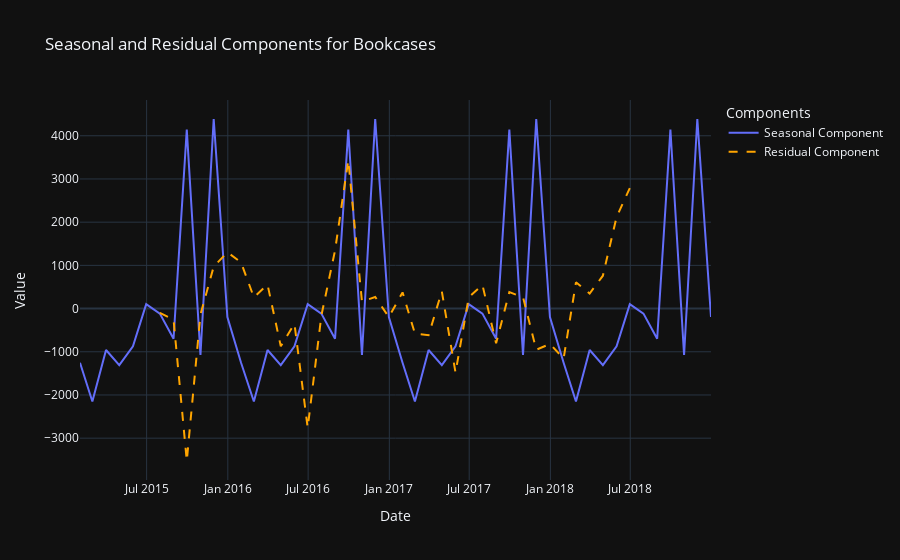
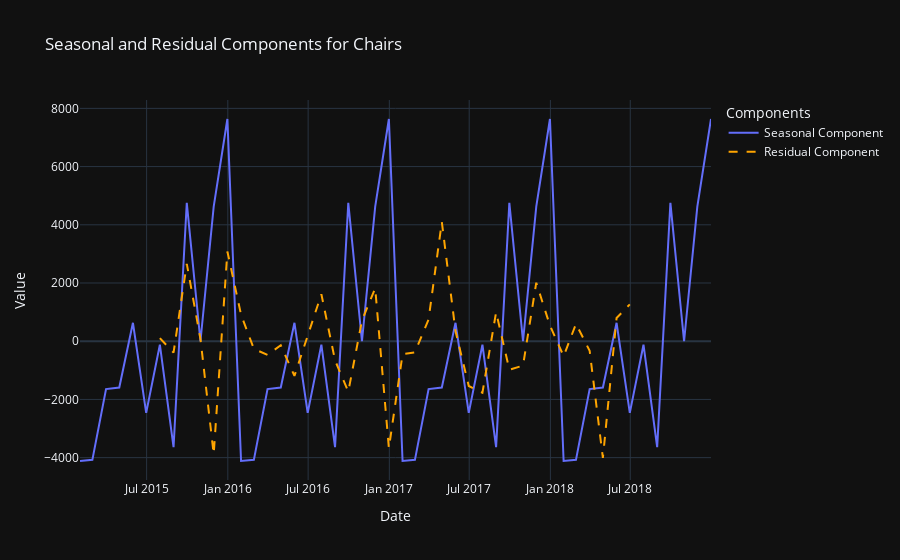
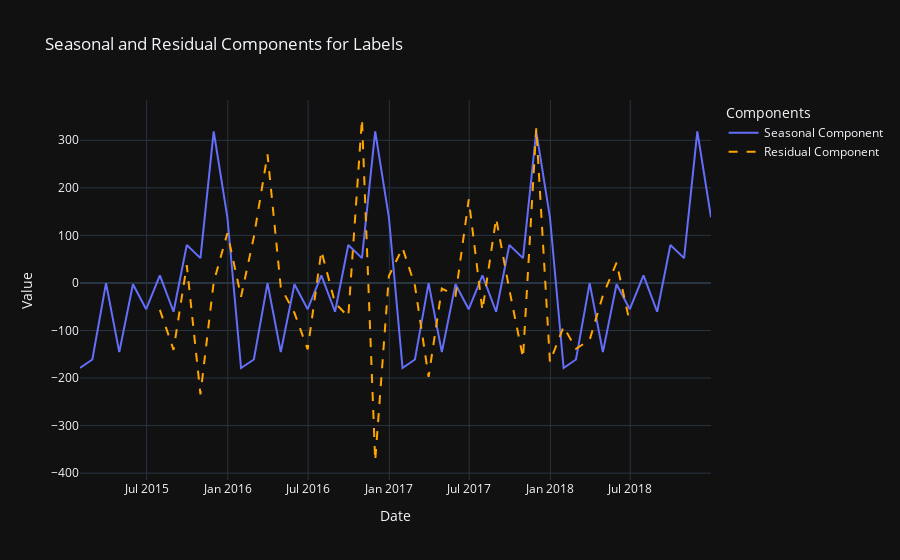
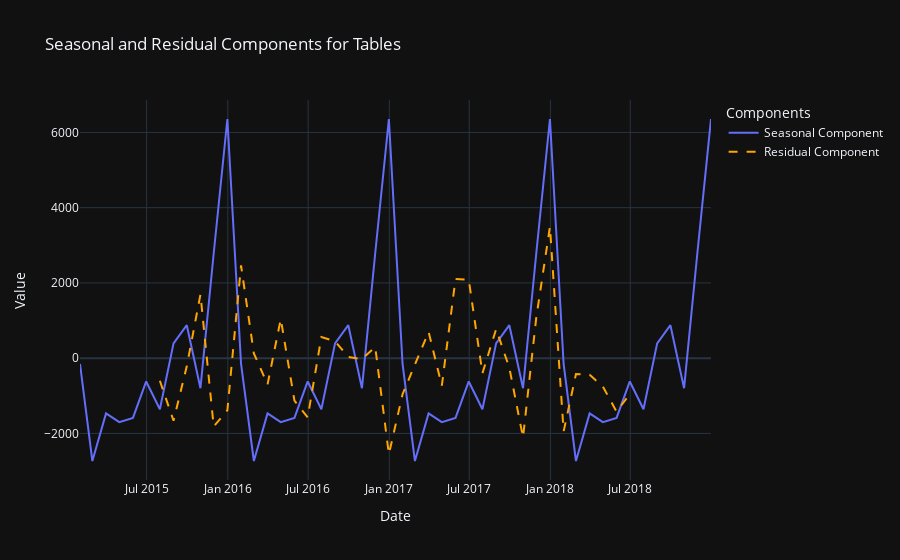

These figures' notebook cell, in order:
### Code cell
import pandas as pd
import statsmodels.api as sm
import plotly.graph_objs as go

# Load the dataset
file_path = 'C:\\Users\\loydt\\Downloads\\Projects\\Superstore Sales Dataset.xlsx'
data = pd.read_excel(file_path)

# Convert the 'Order Date' column to datetime
data['Order Date'] = pd.to_datetime(data['Order Date'], format='%d/%m/%Y', errors='coerce')

# Set 'Order Date' as the index
data.set_index('Order Date', inplace=True)

# List of unique sub-categories
sub_categories = ['Bookcases', 'Chairs', 'Labels', 'Tables', 'Storage', 'Furnishings', 
                  'Art', 'Phones', 'Binders', 'Appliances', 'Paper', 'Accessories', 
                  'Envelopes', 'Fasteners', 'Supplies', 'Machines', 'Copiers']

# Loop through each sub-category to create individual charts
for sub_category in sub_categories:
    # Filter data for the current sub-category
    sub_category_data = data[data['Sub-Category'] == sub_category]
    
    # Resample the data to get monthly sales
    monthly_sales = sub_category_data['Sales'].resample('ME').sum()
    
    # Perform seasonal decomposition
    decomposition = sm.tsa.seasonal_decompose(monthly_sales, model='additive', period=12)
    
    # Extract the seasonal and residual components
    seasonal = decomposition.seasonal
    residual = decomposition.resid
    
    # Print the dates with corresponding seasonal values for performance evaluation
    print(f"\nSales Performance Evaluation for {sub_category}:")
    
    # Initialize lists to collect expected increases, drops, exceeded expectations, and below expected drops
    expected_increases = []
    expected_drops = []
    expected_increases_exceeded = []
    below_expected_drops = []

    # Initialize totals for each category
    total_failed_expectations = 0
    total_exceeded_expectations = 0
    total_below_expected_drops = 0
    total_drop_exceeded_expectations = 0
    
    for date, seasonal_value, residual_value in zip(seasonal.index, seasonal, residual):
        if pd.notna(residual_value):  # Check if the residual value is not NaN
            if seasonal_value < 0:
                # Collect negative seasonal values
                expected_drops.append((date.date(), seasonal_value))
            elif seasonal_value > 0:
                # Collect positive seasonal values
                expected_increases.append((date.date(), seasonal_value))

    # Prepare recorded values for residuals
    recorded_values = {}
    
    for date, residual_value in zip(residual.index, residual):
        if pd.notna(residual_value):  # Check if the residual value is not NaN
            recorded_values[date.date()] = residual_value

    # Print expected increases and corresponding recorded values
    print("\nFor Expected Increase but Failed:")
    print("Date | Expected Increase | Recorded Value | Failed Expectations")
    
    for date, expected_value in expected_increases:
        recorded_value = recorded_values.get(date)
        if recorded_value is not None:
            if expected_value > 0 and recorded_value < expected_value:
                failed_expectations = abs(expected_value - recorded_value)
                total_failed_expectations += failed_expectations
                print(f"{date} | {expected_value:.2f} | {recorded_value:.2f} | {failed_expectations:.2f}")
            elif expected_value > 0 and recorded_value > expected_value:
                exceeded_expectations = abs(recorded_value - expected_value)
                total_exceeded_expectations += exceeded_expectations
                expected_increases_exceeded.append((date, expected_value, recorded_value, exceeded_expectations))

    # Print expected increases and exceeded expectations
    print("\nFor Expected Increase and Exceeded:")
    print("Date | Expected Increase | Recorded Value | Exceeded Expectations")

    for date, expected_value, recorded_value, exceeded_expectations in expected_increases_exceeded:
        print(f"{date} | {expected_value:.2f} | {recorded_value:.2f} | {exceeded_expectations:.2f}")

    # Print expected drops and corresponding recorded values for Below Expected Drop list
    print("\nBelow Expected Drop:")
    print("Date | Expected Drop | Recorded Value | Failed Expectations")
    
    for date, expected_value in expected_drops:
        recorded_value = recorded_values.get(date)
        if recorded_value is not None:
            if recorded_value < expected_value:
                failed_expectations = abs(expected_value - recorded_value)
                total_below_expected_drops += failed_expectations
                below_expected_drops.append((date, expected_value, recorded_value, failed_expectations))
                print(f"{date} | {expected_value:.2f} | {recorded_value:.2f} | {failed_expectations:.2f}")

    # Print expected drops and corresponding recorded values
    print("\nFor Expected Drop but Exceeded:")
    print("Date | Expected Drop | Recorded Value | Exceeded Expectations")

    for date, expected_value in expected_drops:
        recorded_value = recorded_values.get(date)
        if recorded_value is not None:
            exceeded_expectations = abs(max(expected_value, recorded_value) - min(expected_value, recorded_value))
            total_drop_exceeded_expectations += exceeded_expectations
            print(f"{date} | {expected_value:.2f} | {recorded_value:.2f} | {exceeded_expectations:.2f}")

    # Print total values for each category
    print(f"\nTotal for {sub_category}:")
    print(f"Expected Increase but Failed Total: {total_failed_expectations:.2f}")
    print(f"Expected Increase and Exceeded Total: {total_exceeded_expectations:.2f}")
    print(f"Below Expected Drop Total: {total_below_expected_drops:.2f}")
    print(f"Expected Drop but Exceeded Total: {total_drop_exceeded_expectations:.2f}")

    # Create a line plot for seasonal and residual components
    fig = go.Figure()

    # Add seasonal component
    fig.add_trace(go.Scatter(
        x=seasonal.index,
        y=seasonal,
        mode='lines',
        name='Seasonal Component',
        line=dict(width=2)
    ))

    # Add residual component with custom color and line style
    fig.add_trace(go.Scatter(
        x=residual.index,
        y=residual,
        mode='lines',
        name='Residual Component',
        line=dict(width=2, dash='dash', color='orange')
    ))

    # Update layout with dark theme
    fig.update_layout(
        title=f'Seasonal and Residual Components for {sub_category}',
        xaxis_title='Date',
        yaxis_title='Value',
        legend_title='Components',
        template='plotly_dark'
    )

    # Show the figure
    fig.show()

### Figure 1 — Plotly figure (JSON) as saved in the notebook; plotly's stock layout.template omitted (floating-point values rounded to 4 significant figures)
{"data": [{"line": {"width": 2}, "mode": "lines", "name": "Seasonal Component", "type": "scatter", "x": ["2015-01-31T00:00:00", "2015-02-28T00:00:00", "2015-03-31T00:00:00", "2015-04-30T00:00:00", "2015-05-31T00:00:00", "2015-06-30T00:00:00", "2015-07-31T00:00:00", "2015-08-31T00:00:00", "2015-09-30T00:00:00", "2015-10-31T00:00:00", "2015-11-30T00:00:00", "2015-12-31T00:00:00", "2016-01-31T00:00:00", "2016-02-29T00:00:00", "2016-03-31T00:00:00", "2016-04-30T00:00:00", "2016-05-31T00:00:00", "2016-06-30T00:00:00", "2016-07-31T00:00:00", "2016-08-31T00:00:00", "2016-09-30T00:00:00", "2016-10-31T00:00:00", "2016-11-30T00:00:00", "2016-12-31T00:00:00", "2017-01-31T00:00:00", "2017-02-28T00:00:00", "2017-03-31T00:00:00", "2017-04-30T00:00:00", "2017-05-31T00:00:00", "2017-06-30T00:00:00", "2017-07-31T00:00:00", "2017-08-31T00:00:00", "2017-09-30T00:00:00", "2017-10-31T00:00:00", "2017-11-30T00:00:00", "2017-12-31T00:00:00", "2018-01-31T00:00:00", "2018-02-28T00:00:00", "2018-03-31T00:00:00", "2018-04-30T00:00:00", "2018-05-31T00:00:00", "2018-06-30T00:00:00", "2018-07-31T00:00:00", "2018-08-31T00:00:00", "2018-09-30T00:00:00", "2018-10-31T00:00:00", "2018-11-30T00:00:00", "2018-12-31T00:00:00"], "y": [-1255.0, -2151.0, -959.5, -1308.0, -872.5, 103.6, -117.2, -698.7, 4141.0, -1075.0, 4388.0, -195.3, -1255.0, -2151.0, -959.5, -1308.0, -872.5, 103.6, -117.2, -698.7, 4141.0, -1075.0, 4388.0, -195.3, -1255.0, -2151.0, -959.5, -1308.0, -872.5, 103.6, -117.2, -698.7, 4141.0, -1075.0, 4388.0, -195.3, -1255.0, -2151.0, -959.5, -1308.0, -872.5, 103.6, -117.2, -698.7, 4141.0, -1075.0, 4388.0, -195.3]}, {"line": {"color": "orange", "dash": "dash", "width": 2}, "mode": "lines", "name": "Residual Component", "type": "scatter", "x": ["2015-01-31T00:00:00", "2015-02-28T00:00:00", "2015-03-31T00:00:00", "2015-04-30T00:00:00", "2015-05-31T00:00:00", "2015-06-30T00:00:00", "2015-07-31T00:00:00", "2015-08-31T00:00:00", "2015-09-30T00:00:00", "2015-10-31T00:00:00", "2015-11-30T00:00:00", "2015-12-31T00:00:00", "2016-01-31T00:00:00", "2016-02-29T00:00:00", "2016-03-31T00:00:00", "2016-04-30T00:00:00", "2016-05-31T00:00:00", "2016-06-30T00:00:00", "2016-07-31T00:00:00", "2016-08-31T00:00:00", "2016-09-30T00:00:00", "2016-10-31T00:00:00", "2016-11-30T00:00:00", "2016-12-31T00:00:00", "2017-01-31T00:00:00", "2017-02-28T00:00:00", "2017-03-31T00:00:00", "2017-04-30T00:00:00", "2017-05-31T00:00:00", "2017-06-30T00:00:00", "2017-07-31T00:00:00", "2017-08-31T00:00:00", "2017-09-30T00:00:00", "2017-10-31T00:00:00", "2017-11-30T00:00:00", "2017-12-31T00:00:00", "2018-01-31T00:00:00", "2018-02-28T00:00:00", "2018-03-31T00:00:00", "2018-04-30T00:00:00", "2018-05-31T00:00:00", "2018-06-30T00:00:00", "2018-07-31T00:00:00", "2018-08-31T00:00:00", "2018-09-30T00:00:00", "2018-10-31T00:00:00", "2018-11-30T00:00:00", "2018-12-31T00:00:00"], "y": [null, null, null, null, null, null, -97.97, -254.8, -3528.0, -135.8, 971.0, 1303.0, 1068.0, 260.3, 555.9, -872.0, -349.3, -2760.0, -163.6, 1346.0, 3437.0, 160.7, 269.2, -197.4, 375.0, -580.2, -616.9, 398.7, -1482.0, 259.7, 549.1, -803.8, 379.5, 262.7, -952.7, -818.4, -1155.0, 607.5, 348.6, 760.8, 2119.0, 2788.0, null, null, null, null, null, null]}], "layout": {"legend": {"title": {"text": "Components"}}, "title": {"text": "Seasonal and Residual Components for Bookcases"}, "xaxis": {"title": {"text": "Date"}}, "yaxis": {"title": {"text": "Value"}}}}

### Figure 2 — Plotly figure (JSON) as saved in the notebook; plotly's stock layout.template omitted (floating-point values rounded to 4 significant figures)
{"data": [{"line": {"width": 2}, "mode": "lines", "name": "Seasonal Component", "type": "scatter", "x": ["2015-01-31T00:00:00", "2015-02-28T00:00:00", "2015-03-31T00:00:00", "2015-04-30T00:00:00", "2015-05-31T00:00:00", "2015-06-30T00:00:00", "2015-07-31T00:00:00", "2015-08-31T00:00:00", "2015-09-30T00:00:00", "2015-10-31T00:00:00", "2015-11-30T00:00:00", "2015-12-31T00:00:00", "2016-01-31T00:00:00", "2016-02-29T00:00:00", "2016-03-31T00:00:00", "2016-04-30T00:00:00", "2016-05-31T00:00:00", "2016-06-30T00:00:00", "2016-07-31T00:00:00", "2016-08-31T00:00:00", "2016-09-30T00:00:00", "2016-10-31T00:00:00", "2016-11-30T00:00:00", "2016-12-31T00:00:00", "2017-01-31T00:00:00", "2017-02-28T00:00:00", "2017-03-31T00:00:00", "2017-04-30T00:00:00", "2017-05-31T00:00:00", "2017-06-30T00:00:00", "2017-07-31T00:00:00", "2017-08-31T00:00:00", "2017-09-30T00:00:00", "2017-10-31T00:00:00", "2017-11-30T00:00:00", "2017-12-31T00:00:00", "2018-01-31T00:00:00", "2018-02-28T00:00:00", "2018-03-31T00:00:00", "2018-04-30T00:00:00", "2018-05-31T00:00:00", "2018-06-30T00:00:00", "2018-07-31T00:00:00", "2018-08-31T00:00:00", "2018-09-30T00:00:00", "2018-10-31T00:00:00", "2018-11-30T00:00:00", "2018-12-31T00:00:00"], "y": [-4115.0, -4075.0, -1645.0, -1592.0, 633.6, -2462.0, -121.0, -3638.0, 4756.0, -1.493, 4625.0, 7635.0, -4115.0, -4075.0, -1645.0, -1592.0, 633.6, -2462.0, -121.0, -3638.0, 4756.0, -1.493, 4625.0, 7635.0, -4115.0, -4075.0, -1645.0, -1592.0, 633.6, -2462.0, -121.0, -3638.0, 4756.0, -1.493, 4625.0, 7635.0, -4115.0, -4075.0, -1645.0, -1592.0, 633.6, -2462.0, -121.0, -3638.0, 4756.0, -1.493, 4625.0, 7635.0]}, {"line": {"color": "orange", "dash": "dash", "width": 2}, "mode": "lines", "name": "Residual Component", "type": "scatter", "x": ["2015-01-31T00:00:00", "2015-02-28T00:00:00", "2015-03-31T00:00:00", "2015-04-30T00:00:00", "2015-05-31T00:00:00", "2015-06-30T00:00:00", "2015-07-31T00:00:00", "2015-08-31T00:00:00", "2015-09-30T00:00:00", "2015-10-31T00:00:00", "2015-11-30T00:00:00", "2015-12-31T00:00:00", "2016-01-31T00:00:00", "2016-02-29T00:00:00", "2016-03-31T00:00:00", "2016-04-30T00:00:00", "2016-05-31T00:00:00", "2016-06-30T00:00:00", "2016-07-31T00:00:00", "2016-08-31T00:00:00", "2016-09-30T00:00:00", "2016-10-31T00:00:00", "2016-11-30T00:00:00", "2016-12-31T00:00:00", "2017-01-31T00:00:00", "2017-02-28T00:00:00", "2017-03-31T00:00:00", "2017-04-30T00:00:00", "2017-05-31T00:00:00", "2017-06-30T00:00:00", "2017-07-31T00:00:00", "2017-08-31T00:00:00", "2017-09-30T00:00:00", "2017-10-31T00:00:00", "2017-11-30T00:00:00", "2017-12-31T00:00:00", "2018-01-31T00:00:00", "2018-02-28T00:00:00", "2018-03-31T00:00:00", "2018-04-30T00:00:00", "2018-05-31T00:00:00", "2018-06-30T00:00:00", "2018-07-31T00:00:00", "2018-08-31T00:00:00", "2018-09-30T00:00:00", "2018-10-31T00:00:00", "2018-11-30T00:00:00", "2018-12-31T00:00:00"], "y": [null, null, null, null, null, null, 104.6, -389.6, 2659.0, 77.05, -3881.0, 3082.0, 910.0, -261.7, -471.2, -138.9, -1192.0, 221.8, 1615.0, -658.0, -1731.0, 712.5, 1822.0, -3672.0, -444.2, -383.2, 750.2, 4100.0, 345.8, -1536.0, -1769.0, 998.5, -977.4, -838.7, 2010.0, 540.9, -515.0, 595.7, -328.1, -4010.0, 797.0, 1265.0, null, null, null, null, null, null]}], "layout": {"legend": {"title": {"text": "Components"}}, "title": {"text": "Seasonal and Residual Components for Chairs"}, "xaxis": {"title": {"text": "Date"}}, "yaxis": {"title": {"text": "Value"}}}}

### Figure 3 — Plotly figure (JSON) as saved in the notebook; plotly's stock layout.template omitted (floating-point values rounded to 4 significant figures)
{"data": [{"line": {"width": 2}, "mode": "lines", "name": "Seasonal Component", "type": "scatter", "x": ["2015-01-31T00:00:00", "2015-02-28T00:00:00", "2015-03-31T00:00:00", "2015-04-30T00:00:00", "2015-05-31T00:00:00", "2015-06-30T00:00:00", "2015-07-31T00:00:00", "2015-08-31T00:00:00", "2015-09-30T00:00:00", "2015-10-31T00:00:00", "2015-11-30T00:00:00", "2015-12-31T00:00:00", "2016-01-31T00:00:00", "2016-02-29T00:00:00", "2016-03-31T00:00:00", "2016-04-30T00:00:00", "2016-05-31T00:00:00", "2016-06-30T00:00:00", "2016-07-31T00:00:00", "2016-08-31T00:00:00", "2016-09-30T00:00:00", "2016-10-31T00:00:00", "2016-11-30T00:00:00", "2016-12-31T00:00:00", "2017-01-31T00:00:00", "2017-02-28T00:00:00", "2017-03-31T00:00:00", "2017-04-30T00:00:00", "2017-05-31T00:00:00", "2017-06-30T00:00:00", "2017-07-31T00:00:00", "2017-08-31T00:00:00", "2017-09-30T00:00:00", "2017-10-31T00:00:00", "2017-11-30T00:00:00", "2017-12-31T00:00:00", "2018-01-31T00:00:00", "2018-02-28T00:00:00", "2018-03-31T00:00:00", "2018-04-30T00:00:00", "2018-05-31T00:00:00", "2018-06-30T00:00:00", "2018-07-31T00:00:00", "2018-08-31T00:00:00", "2018-09-30T00:00:00", "2018-10-31T00:00:00", "2018-11-30T00:00:00", "2018-12-31T00:00:00"], "y": [-179.0, -161.0, -0.3572, -145.4, -2.882, -55.31, 15.85, -60.59, 79.77, 52.18, 318.6, 138.1, -179.0, -161.0, -0.3572, -145.4, -2.882, -55.31, 15.85, -60.59, 79.77, 52.18, 318.6, 138.1, -179.0, -161.0, -0.3572, -145.4, -2.882, -55.31, 15.85, -60.59, 79.77, 52.18, 318.6, 138.1, -179.0, -161.0, -0.3572, -145.4, -2.882, -55.31, 15.85, -60.59, 79.77, 52.18, 318.6, 138.1]}, {"line": {"color": "orange", "dash": "dash", "width": 2}, "mode": "lines", "name": "Residual Component", "type": "scatter", "x": ["2015-01-31T00:00:00", "2015-02-28T00:00:00", "2015-03-31T00:00:00", "2015-04-30T00:00:00", "2015-05-31T00:00:00", "2015-06-30T00:00:00", "2015-07-31T00:00:00", "2015-08-31T00:00:00", "2015-09-30T00:00:00", "2015-10-31T00:00:00", "2015-11-30T00:00:00", "2015-12-31T00:00:00", "2016-01-31T00:00:00", "2016-02-29T00:00:00", "2016-03-31T00:00:00", "2016-04-30T00:00:00", "2016-05-31T00:00:00", "2016-06-30T00:00:00", "2016-07-31T00:00:00", "2016-08-31T00:00:00", "2016-09-30T00:00:00", "2016-10-31T00:00:00", "2016-11-30T00:00:00", "2016-12-31T00:00:00", "2017-01-31T00:00:00", "2017-02-28T00:00:00", "2017-03-31T00:00:00", "2017-04-30T00:00:00", "2017-05-31T00:00:00", "2017-06-30T00:00:00", "2017-07-31T00:00:00", "2017-08-31T00:00:00", "2017-09-30T00:00:00", "2017-10-31T00:00:00", "2017-11-30T00:00:00", "2017-12-31T00:00:00", "2018-01-31T00:00:00", "2018-02-28T00:00:00", "2018-03-31T00:00:00", "2018-04-30T00:00:00", "2018-05-31T00:00:00", "2018-06-30T00:00:00", "2018-07-31T00:00:00", "2018-08-31T00:00:00", "2018-09-30T00:00:00", "2018-10-31T00:00:00", "2018-11-30T00:00:00", "2018-12-31T00:00:00"], "y": [null, null, null, null, null, null, -56.66, -140.6, 37.38, -234.2, 1.735, 104.6, -28.92, 96.92, 270.4, -9.055, -63.06, -139.6, 67.31, -42.31, -70.61, 344.8, -374.5, 14.32, 73.68, -5.431, -197.7, -11.75, -26.89, 175.6, -57.84, 135.7, -13.95, -157.8, 325.5, -166.1, -91.93, -138.7, -119.8, -26.38, 42.77, -83.17, null, null, null, null, null, null]}], "layout": {"legend": {"title": {"text": "Components"}}, "title": {"text": "Seasonal and Residual Components for Labels"}, "xaxis": {"title": {"text": "Date"}}, "yaxis": {"title": {"text": "Value"}}}}

### Figure 4 — Plotly figure (JSON) as saved in the notebook; plotly's stock layout.template omitted (floating-point values rounded to 4 significant figures)
{"data": [{"line": {"width": 2}, "mode": "lines", "name": "Seasonal Component", "type": "scatter", "x": ["2015-01-31T00:00:00", "2015-02-28T00:00:00", "2015-03-31T00:00:00", "2015-04-30T00:00:00", "2015-05-31T00:00:00", "2015-06-30T00:00:00", "2015-07-31T00:00:00", "2015-08-31T00:00:00", "2015-09-30T00:00:00", "2015-10-31T00:00:00", "2015-11-30T00:00:00", "2015-12-31T00:00:00", "2016-01-31T00:00:00", "2016-02-29T00:00:00", "2016-03-31T00:00:00", "2016-04-30T00:00:00", "2016-05-31T00:00:00", "2016-06-30T00:00:00", "2016-07-31T00:00:00", "2016-08-31T00:00:00", "2016-09-30T00:00:00", "2016-10-31T00:00:00", "2016-11-30T00:00:00", "2016-12-31T00:00:00", "2017-01-31T00:00:00", "2017-02-28T00:00:00", "2017-03-31T00:00:00", "2017-04-30T00:00:00", "2017-05-31T00:00:00", "2017-06-30T00:00:00", "2017-07-31T00:00:00", "2017-08-31T00:00:00", "2017-09-30T00:00:00", "2017-10-31T00:00:00", "2017-11-30T00:00:00", "2017-12-31T00:00:00", "2018-01-31T00:00:00", "2018-02-28T00:00:00", "2018-03-31T00:00:00", "2018-04-30T00:00:00", "2018-05-31T00:00:00", "2018-06-30T00:00:00", "2018-07-31T00:00:00", "2018-08-31T00:00:00", "2018-09-30T00:00:00", "2018-10-31T00:00:00", "2018-11-30T00:00:00", "2018-12-31T00:00:00"], "y": [-153.2, -2732.0, -1466.0, -1698.0, -1586.0, -617.8, -1358.0, 394.1, 877.0, -796.9, 2782.0, 6356.0, -153.2, -2732.0, -1466.0, -1698.0, -1586.0, -617.8, -1358.0, 394.1, 877.0, -796.9, 2782.0, 6356.0, -153.2, -2732.0, -1466.0, -1698.0, -1586.0, -617.8, -1358.0, 394.1, 877.0, -796.9, 2782.0, 6356.0, -153.2, -2732.0, -1466.0, -1698.0, -1586.0, -617.8, -1358.0, 394.1, 877.0, -796.9, 2782.0, 6356.0]}, {"line": {"color": "orange", "dash": "dash", "width": 2}, "mode": "lines", "name": "Residual Component", "type": "scatter", "x": ["2015-01-31T00:00:00", "2015-02-28T00:00:00", "2015-03-31T00:00:00", "2015-04-30T00:00:00", "2015-05-31T00:00:00", "2015-06-30T00:00:00", "2015-07-31T00:00:00", "2015-08-31T00:00:00", "2015-09-30T00:00:00", "2015-10-31T00:00:00", "2015-11-30T00:00:00", "2015-12-31T00:00:00", "2016-01-31T00:00:00", "2016-02-29T00:00:00", "2016-03-31T00:00:00", "2016-04-30T00:00:00", "2016-05-31T00:00:00", "2016-06-30T00:00:00", "2016-07-31T00:00:00", "2016-08-31T00:00:00", "2016-09-30T00:00:00", "2016-10-31T00:00:00", "2016-11-30T00:00:00", "2016-12-31T00:00:00", "2017-01-31T00:00:00", "2017-02-28T00:00:00", "2017-03-31T00:00:00", "2017-04-30T00:00:00", "2017-05-31T00:00:00", "2017-06-30T00:00:00", "2017-07-31T00:00:00", "2017-08-31T00:00:00", "2017-09-30T00:00:00", "2017-10-31T00:00:00", "2017-11-30T00:00:00", "2017-12-31T00:00:00", "2018-01-31T00:00:00", "2018-02-28T00:00:00", "2018-03-31T00:00:00", "2018-04-30T00:00:00", "2018-05-31T00:00:00", "2018-06-30T00:00:00", "2018-07-31T00:00:00", "2018-08-31T00:00:00", "2018-09-30T00:00:00", "2018-10-31T00:00:00", "2018-11-30T00:00:00", "2018-12-31T00:00:00"], "y": [null, null, null, null, null, null, -600.8, -1663.0, -217.1, 1694.0, -1817.0, -1383.0, 2465.0, 128.5, -699.8, 1044.0, -1127.0, -1574.0, 563.7, 451.7, 30.59, -25.93, 301.6, -2551.0, -957.4, -146.3, 701.4, -730.1, 2107.0, 2086.0, -402.4, 771.4, -253.0, -2108.0, 1076.0, 3494.0, -1947.0, -421.7, -441.1, -753.5, -1420.0, -951.4, null, null, null, null, null, null]}], "layout": {"legend": {"title": {"text": "Components"}}, "title": {"text": "Seasonal and Residual Components for Tables"}, "xaxis": {"title": {"text": "Date"}}, "yaxis": {"title": {"text": "Value"}}}}
